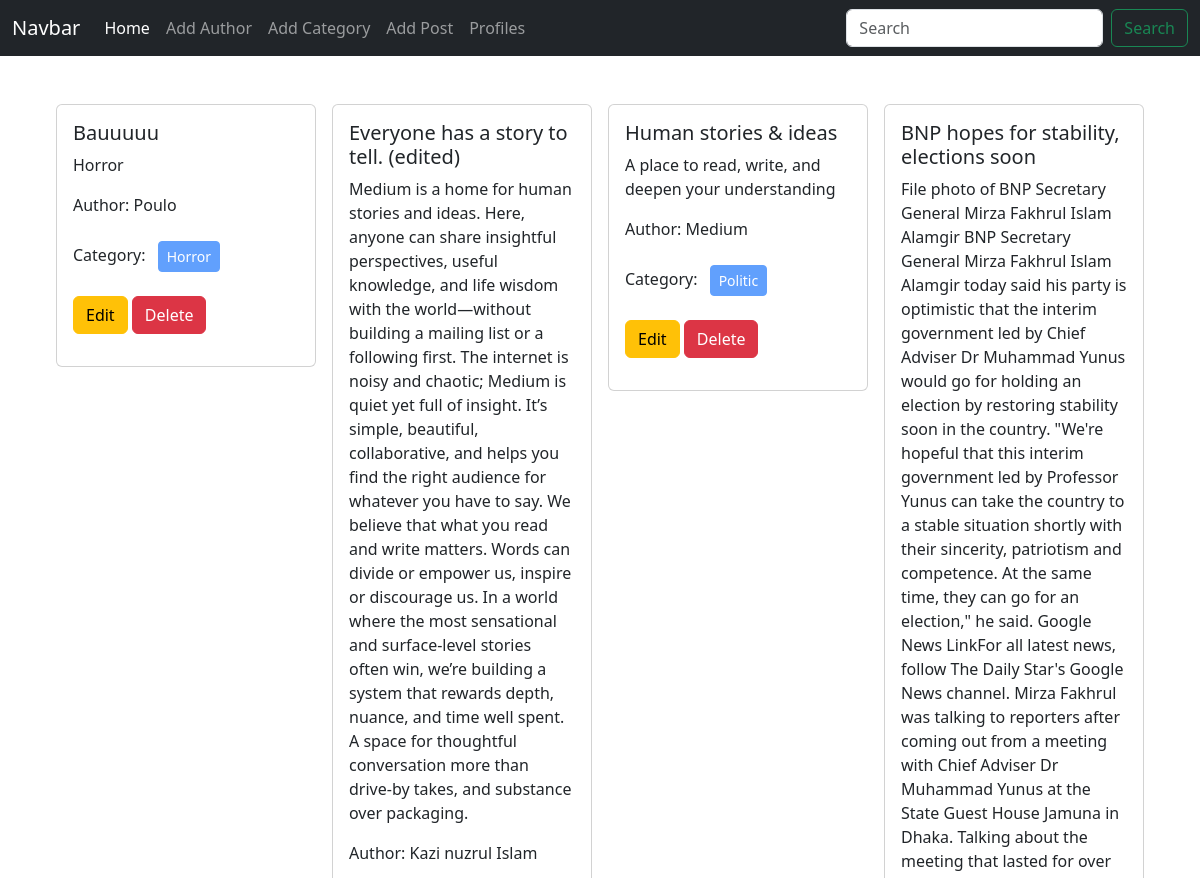
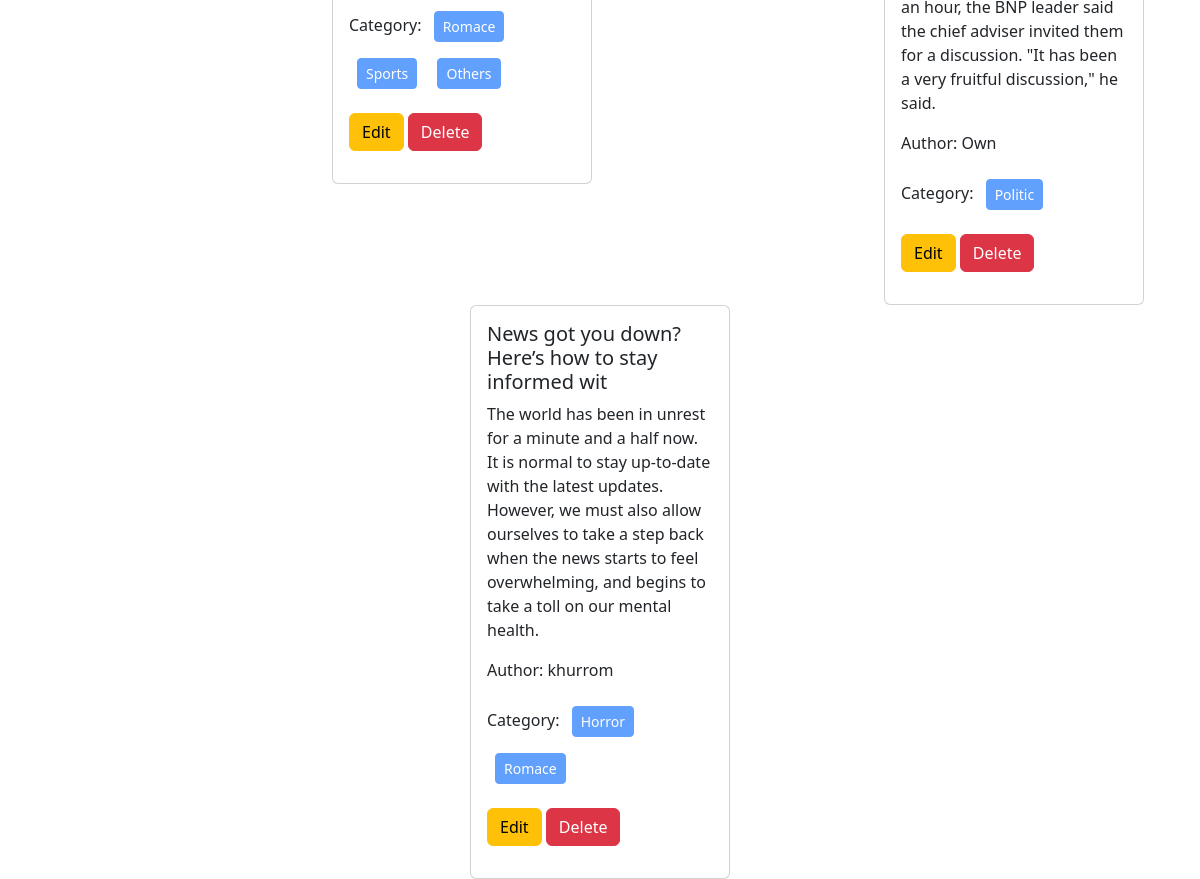
The page / on the database its author committed (2 pictures, top to bottom).
### posts/models.py (models this page shows)
class Post(models.Model):
    title= models.CharField(max_length=50)
    content= models.TextField()
    category= models.ManyToManyField(Category) #many to many conection
    author= models.ForeignKey(Author, on_delete= models.CASCADE)
    def __str__(self):
        return self.title

### author/models.py (models this page shows, shortened)
class Author(models.Model):
    name= models.CharField(max_length= 50)
    bio= models.TextField()
    phone_no= models.CharField(max_length= 12)

### categories/models.py (models this page shows, shortened)
class Category(models.Model):
    name= models.CharField(max_length= 100)

### blog_project/views.py (the view)
# urls.py: 2. Add a URL to urlpatterns:  path('', views.home, name='home')
def home(request):
    data= Post.objects.all()
    print(data)
    return render(request, 'home.html', {'data' : data})

### templates/home.html
{% extends "base.html" %} {% block content %}
<div class="d-flex flex-wrap justify-content-center px-5 pt-5">
    {% for post in data %}
    <div class="col-sm-3 mb-3 mb-sm-0">
        <div class="card mx-2">
          <div class="card-body">
            <h5 class="card-title">{{post.title}}</h5>
            <p class="card-text">{{post.content}}</p>
            <p>Author: {{post.author.name}}</p>
            <p>Category:
            {% for cat in post.category.all %}
            <button class="btn btn-primary btn-sm m-2" disabled>{{cat.name}}</button>
            {% endfor %}
            <p/>
            <a href="{% url 'edit_post' post.id %}" class="btn btn-warning">Edit</a>
            <a href="{% url 'delete_post' post.id %}" class="btn btn-danger">Delete</a>
          </div>
        </div>
    </div>
    {% endfor %}
{% endblock  %}

### templates/base.html (shortened to what this page needs)
<!doctype html>
<html lang="en">
  <head>
    <link href="https://cdn.jsdelivr.net/npm/bootstrap@5.3.3/dist/css/bootstrap.min.css" rel="stylesheet">
  </head>
  <body>
    <nav class="navbar navbar-expand-lg navbar-dark bg-dark">
        <div class="container-fluid">
          <a class="navbar-brand" href="#">Navbar</a>
          <div class="collapse navbar-collapse" id="navbarSupportedContent">
            <ul class="navbar-nav me-auto mb-2 mb-lg-0">
              <li class="nav-item">
                <a class="nav-link active" aria-current="page" href="{% url "homepage" %}">Home</a>
              </li>
              <li class="nav-item">
                <a class="nav-link" href="{% url "add_author" %}">Add Author</a>
              </li>
              <li class="nav-item">
                <a class="nav-link" href="{% url "add_category" %}">Add Category</a>
              </li>
              <li class="nav-item">
                <a class="nav-link" href="{% url "add_post" %}">Add Post</a>
              </li>
              <li class="nav-item">
                <a class="nav-link" href="#">Profiles</a>
              </li>
            </ul>
            <form class="d-flex" role="search">
              <input class="form-control me-2" type="search" placeholder="Search" aria-label="Search">
              <button class="btn btn-outline-success" type="submit">Search</button>
            </form>
          </div>
        </div>
      </nav>
      {% block content %}
      {% endblock  %}
  </body>
</html>

### rows shown on the page
Post: title "Bauuuuu", content "Horror", author.name "Poulo"
Category: name "Horror"
Post: title "Everyone has a story to tell. (edited)", content "Medium is a home for human stories and ideas. Here, anyone can share insightful perspectives, useful knowledge, and life wisdom with the world—without building a mailing list or a following first. The internet is noisy and chaotic; Medium is quiet yet full of insight. It’s simple, beautiful, collaborative, and helps you find the right audience for whatever you have to say. We believe that what you read and write matters. Words can divide or empower us, inspire or discourage us. In a world where the most sensational and surface-level stories often win, we’re building a system that rewards depth, nuance, and time well spent. A space for thoughtful conversation more than drive-by takes, and…", author.name "Kazi nuzrul Islam"
Category: name "Romace"
Category: name "Sports"
Category: name "Others"
Post: title "Human stories & ideas", content "A place to read, write, and deepen your understanding", author.name "Medium"
Category: name "Politic"
Post: title "BNP hopes for stability, elections soon", content "File photo of BNP Secretary General Mirza Fakhrul Islam Alamgir BNP Secretary General Mirza Fakhrul Islam Alamgir today said his party is optimistic that the interim government led by Chief Adviser Dr Muhammad Yunus would go for holding an election by restoring stability soon in the country. \"We're hopeful that this interim government led by Professor Yunus can take the country to a stable situation shortly with their sincerity, patriotism and competence. At the same time, they can go for an election,\" he said. Google News LinkFor all latest news, follow The Daily Star's Google News channel. Mirza Fakhrul was talking to reporters after coming out from a meeting with Chief Adviser Dr…", author.name "Own"
Post: title "News got you down? Here’s how to stay informed wit", content "The world has been in unrest for a minute and a half now. It is normal to stay up-to-date with the latest updates. However, we must also allow ourselves to take a step back when the news starts to feel overwhelming, and begins to take a toll on our mental health.", author.name "khurrom"
